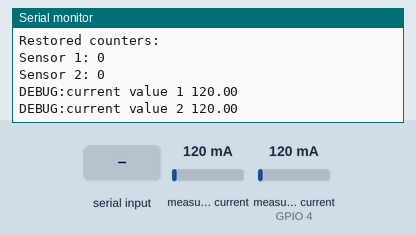
Simulated run of this sketch. Board: ESP32. On the bench: the last lines printed to the serial monitor. The test bench sets the inputs (shaded band); at power-on: measured current 120 mA, measured current (sensor on GPIO 4) 120 mA. EEPROM starts erased.

Above: at 1.2 s.
1.3 s: "d" received over Serial
3.0 s: measured current (sensor 0) set to 40 mA
At 4.2 s:
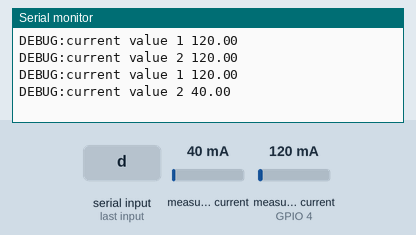
4.5 s: measured current (sensor on GPIO 4) set to 40 mA
At 4.9 s:
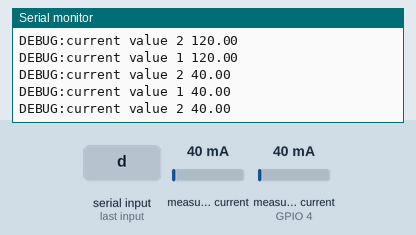
6.0 s: "d" received over Serial
7.5 s: measured current (sensor 0) set to 500 mA
At 8.1 s:
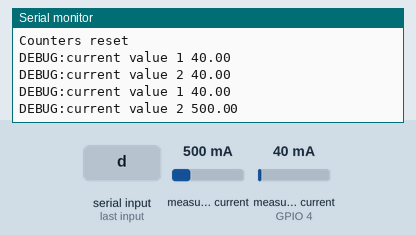
9.0 s: measured current (sensor on GPIO 4) set to 500 mA
At 9.6 s:
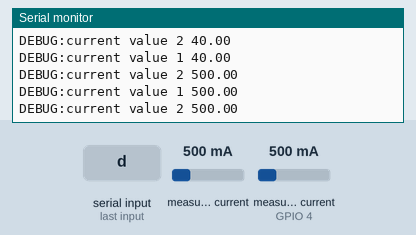
Timing chart, 0 to 11.5 s (numbered marks = the images above; inputs shaded):
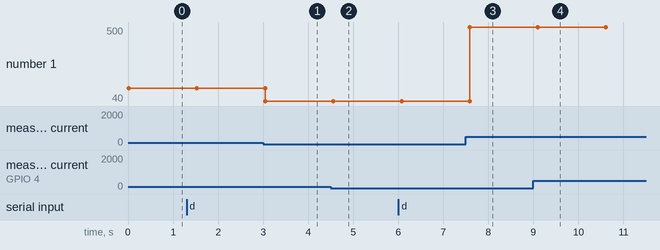

Measured:
- after the input at 3.0 s, the serial monitor: prints a new line after 0.05 s (image 1)
- after the input at 4.5 s, the serial monitor: prints a new line after 0.06 s (image 2)
- after the input at 7.5 s, the serial monitor: prints a new line after 0.08 s (image 3)
- after the input at 9.0 s, the serial monitor: prints a new line after 0.09 s (image 4)
- plotted number 1: 40 → 500 after the input at 7.5 s

The sketch:

mvp_semanasanta_IA.ino
```cpp
#include <Arduino.h>
// NVM library
#include <Preferences.h>
// Current sensors library
#include <Adafruit_INA219.h>
#include <Wire.h>
#define DEBUG

Preferences nvmlib;
Adafruit_INA219 ina219_1(0x44); // Address for the first module
Adafruit_INA219 ina219_2(0x40); // Address for the second module

int noiseCount1 = 0; // Noise count for sensor 1
int noiseCount2 = 0; // Noise count for sensor 2

float CurrentActl1, CurrentLast1; // Current values for sensor 1
float CurrentActl2, CurrentLast2; // Current values for sensor 2

int usersCount1 = 0; // Users count for sensor 1
int usersCount2 = 0; // Users count for sensor 2

int deleteCounter = 0;

void setup() {
    // ---------- Current sensors ----------------
    Serial.begin(115200);
    Wire.begin(); // Initialize I2C communication

    if (!ina219_1.begin()) {
        Serial.println("Failed to find INA219 at 0x44");
        while (1);
    }
    Serial.println("INA219 (0x44) initialized");

    if (!ina219_2.begin()) {
        Serial.println("Failed to find INA219 at 0x40");
        while (1);
    }
    Serial.println("INA219 (0x40) initialized");

    CurrentActl1 = abs(ina219_1.getCurrent_mA());
    CurrentLast1 = CurrentActl1;

    CurrentActl2 = abs(ina219_2.getCurrent_mA());
    CurrentLast2 = CurrentActl2;

    // ----------- NVM -----------------------
    nvmlib.begin("storage", false); // Namespace "storage" in read/write mode

    // Restore counters from NVM
    usersCount1 = nvmlib.getInt("usersCount1", 0); // Default value is 0 if not set
    usersCount2 = nvmlib.getInt("usersCount2", 0);
    Serial.println("Restored counters:");
    Serial.println("Sensor 1: " + String(usersCount1));
    Serial.println("Sensor 2: " + String(usersCount2));
}

void loop() {
    // Check for connections and updates for sensor 1
    if (SomebodyConnected(ina219_1, CurrentLast1)) {
        noiseCount1++;
        if (noiseCount1 == 8) {
            usersCount1++;
            nvmlib.putInt("usersCount1", usersCount1); // Update NVM
            CurrentLast1 = CurrentActl1;
        }
    } else if (SomebodyDisconnected(ina219_1, CurrentLast1)) {
        noiseCount1++;
        if (noiseCount1 == 8) {
            CurrentLast1 = CurrentActl1;
        }
    } else {
        noiseCount1 = 0;
    }

    // Check for connections and updates for sensor 2
    if (SomebodyConnected(ina219_2, CurrentLast2)) {
        noiseCount2++;
        if (noiseCount2 == 8) {
            usersCount2++;
            nvmlib.putInt("usersCount2", usersCount2); // Update NVM
            CurrentLast2 = CurrentActl2;
        }
    } else if (SomebodyDisconnected(ina219_2, CurrentLast2)) {
        noiseCount2++;
        if (noiseCount2 == 8) {
            CurrentLast2 = CurrentActl2;
        }
    } else {
        noiseCount2 = 0;
    }

    // Serial commands
    if (Serial.available() > 0) {
        char input = Serial.read();
        if (input == 'r') {
            Serial.println("Sensor 1: " + String(usersCount1));
            Serial.println("Sensor 2: " + String(usersCount2));
            deleteCounter = 0;
        } else if (input == 'd') {
            deleteCounter++;
            Serial.println("Do you want to delete counters? Press 'd' to confirm or 'r' to cancel");
            if (deleteCounter == 2) {
                deleteCounter = 0;
                usersCount1 = 0;
                usersCount2 = 0;
                nvmlib.putInt("usersCount1", usersCount1);
                nvmlib.putInt("usersCount2", usersCount2);
                Serial.println("Counters reset");
            }
        }
    }

    CurrentActl1 = abs(ina219_1.getCurrent_mA());
    CurrentActl2 = abs(ina219_2.getCurrent_mA());
    #ifdef DEBUG
        Serial.print("DEBUG:current value 1 ");
        Serial.println(CurrentActl1);
        Serial.print("DEBUG:current value 2 ");
        Serial.println(CurrentActl2);
    #endif

    delay(1500);
}

// Functions to detect connection/disconnection for each sensor
bool SomebodyConnected(Adafruit_INA219 &sensor, float &currentLast) {
    float currentActl = abs(sensor.getCurrent_mA());
    if ((currentActl - 250) >= currentLast) {
        return true;
    } else {
        return false;
    }
}

bool SomebodyDisconnected(Adafruit_INA219 &sensor, float &currentLast) {
    float currentActl = abs(sensor.getCurrent_mA());
    if ((currentActl + 250) <= currentLast) {
        return true;
    } else {
        return false;
    }
}
```
